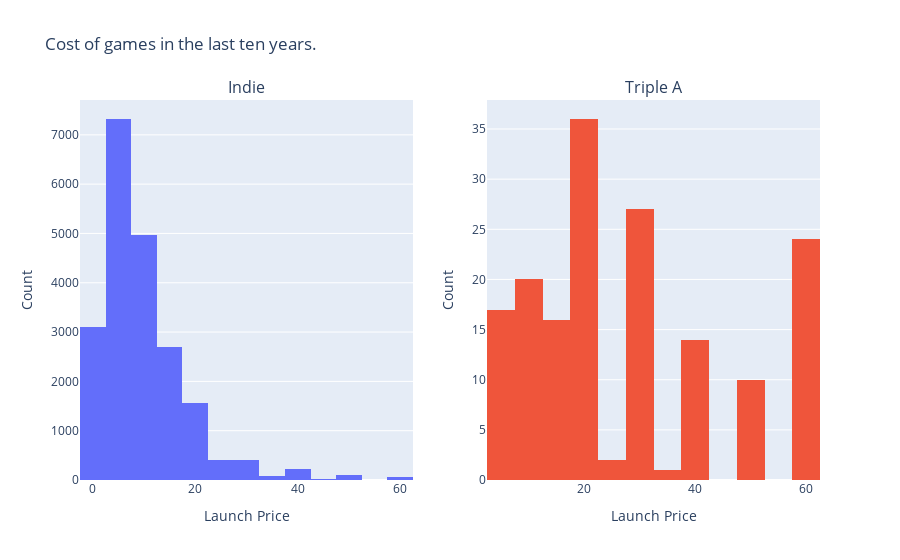

The code cell stored with this chart in its notebook:
### Markdown cell above
When browsing the Steam store page, the most obvious difference between a triple A game and an indie one is its price. We wanted to see if there is an actual difference, or if this notion is the result of a perception bias.

### Code cell
{
    "tags": [
        "hide_input",
    ]
}

df_rev['release_date'] = pd.to_datetime(df_rev['release_date'], format='%Y-%m-%d')
indie = df_rev[df_rev['is_aaa'] == 0]
indie = indie[indie['Launch Price'] <= 60]
indie = indie[indie['release_date'] >= '2014-01-01']
fig = make_subplots(rows=1, cols=2,
                   subplot_titles=('Indie', 'Triple A'))
fig.add_trace(
    go.Histogram(x=indie['Launch Price'], nbinsx = 12),
    row=1, col=1
)

aaa = df_rev[df_rev['is_aaa'] == 1]
aaa = aaa[aaa['Launch Price'] <= 60]
aaa = aaa[aaa['release_date'] >= '2014-01-01']
fig.add_trace(
    go.Histogram(x=aaa['Launch Price'], nbinsx = 12),
    row=1, col=2
)

fig.update_layout(
    title_text='Cost of games in the last ten years',
    xaxis_title='Launch Price',
    yaxis_title='Count',
    height=400,
    showlegend=  False
)
fig.update_xaxes(title_text="Launch Price", row=1, col=2)
fig.update_yaxes(title_text="Count", row=1, col=2)
fig.show()

### Figure 1 — Plotly figure (JSON) as saved in the notebook; plotly's stock layout.template omitted (floating-point values rounded to 4 significant figures; data arrays with more than 128 entries replaced by an {"elided": "..."} marker saying what was removed)
{"data": [{"nbinsx": 12, "type": "histogram", "x": {"elided": "20969 float values"}, "xaxis": "x", "yaxis": "y"}, {"nbinsx": 12, "type": "histogram", "x": {"elided": "167 float values"}, "xaxis": "x2", "yaxis": "y2"}], "layout": {"annotations": [{"font": {"size": 16}, "showarrow": false, "text": "Indie", "x": 0.225, "xanchor": "center", "xref": "paper", "y": 1, "yanchor": "bottom", "yref": "paper"}, {"font": {"size": 16}, "showarrow": false, "text": "Triple A", "x": 0.775, "xanchor": "center", "xref": "paper", "y": 1, "yanchor": "bottom", "yref": "paper"}], "autosize": true, "showlegend": false, "title": {"text": "Cost of games in the last ten years."}, "xaxis": {"anchor": "y", "autorange": true, "domain": [0, 0.45], "range": [-2.5, 62.5], "title": {"text": "Launch Price"}, "type": "linear"}, "xaxis2": {"anchor": "y2", "autorange": true, "domain": [0.55, 1], "range": [2.5, 62.5], "title": {"text": "Launch Price"}, "type": "linear"}, "yaxis": {"anchor": "x", "autorange": true, "domain": [0, 1], "range": [0, 7706.0], "title": {"text": "Count"}}, "yaxis2": {"anchor": "x2", "autorange": true, "domain": [0, 1], "range": [0, 37.89], "title": {"text": "Count"}}}}
